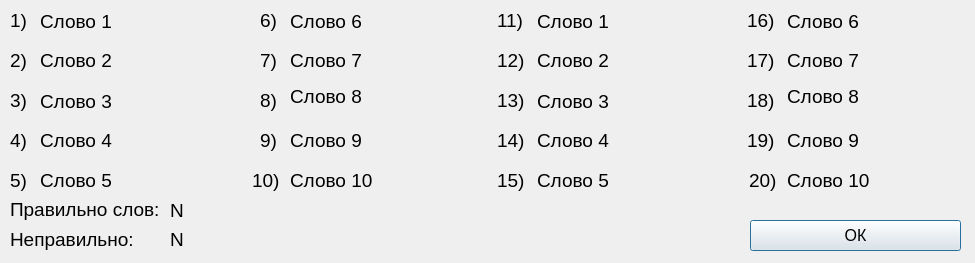
<?xml version="1.0" encoding="UTF-8"?>
<ui version="4.0">
 <class>Answer20Words</class>
 <widget class="QDialog" name="Answer20Words">
  <property name="geometry">
   <rect>
    <x>0</x>
    <y>0</y>
    <width>975</width>
    <height>263</height>
   </rect>
  </property>
  <property name="sizePolicy">
   <sizepolicy hsizetype="Fixed" vsizetype="Fixed">
    <horstretch>0</horstretch>
    <verstretch>0</verstretch>
   </sizepolicy>
  </property>
  <property name="windowTitle">
   <string>Ответы</string>
  </property>
  <widget class="QLabel" name="word17">
   <property name="geometry">
    <rect>
     <x>787</x>
     <y>40</y>
     <width>201</width>
     <height>41</height>
    </rect>
   </property>
   <property name="font">
    <font>
     <pointsize>14</pointsize>
    </font>
   </property>
   <property name="text">
    <string>Слово 7</string>
   </property>
  </widget>
  <widget class="QLabel" name="label_5">
   <property name="geometry">
    <rect>
     <x>10</x>
     <y>165</y>
     <width>21</width>
     <height>31</height>
    </rect>
   </property>
   <property name="font">
    <font>
     <pointsize>14</pointsize>
    </font>
   </property>
   <property name="text">
    <string>5)</string>
   </property>
  </widget>
  <widget class="QLabel" name="word12">
   <property name="geometry">
    <rect>
     <x>537</x>
     <y>40</y>
     <width>201</width>
     <height>41</height>
    </rect>
   </property>
   <property name="font">
    <font>
     <pointsize>14</pointsize>
    </font>
   </property>
   <property name="text">
    <string>Слово 2</string>
   </property>
  </widget>
  <widget class="QLabel" name="label_2">
   <property name="geometry">
    <rect>
     <x>10</x>
     <y>45</y>
     <width>21</width>
     <height>31</height>
    </rect>
   </property>
   <property name="font">
    <font>
     <pointsize>14</pointsize>
    </font>
   </property>
   <property name="text">
    <string>2)</string>
   </property>
  </widget>
  <widget class="QLabel" name="label_37">
   <property name="geometry">
    <rect>
     <x>497</x>
     <y>5</y>
     <width>31</width>
     <height>31</height>
    </rect>
   </property>
   <property name="font">
    <font>
     <pointsize>14</pointsize>
    </font>
   </property>
   <property name="text">
    <string>11)</string>
   </property>
  </widget>
  <widget class="QLabel" name="word1">
   <property name="geometry">
    <rect>
     <x>40</x>
     <y>1</y>
     <width>201</width>
     <height>41</height>
    </rect>
   </property>
   <property name="font">
    <font>
     <pointsize>14</pointsize>
    </font>
   </property>
   <property name="text">
    <string>Слово 1</string>
   </property>
  </widget>
  <widget class="QLabel" name="label_24">
   <property name="geometry">
    <rect>
     <x>749</x>
     <y>165</y>
     <width>31</width>
     <height>31</height>
    </rect>
   </property>
   <property name="font">
    <font>
     <pointsize>14</pointsize>
    </font>
   </property>
   <property name="text">
    <string>20)</string>
   </property>
  </widget>
  <widget class="QLabel" name="label_31">
   <property name="geometry">
    <rect>
     <x>497</x>
     <y>165</y>
     <width>31</width>
     <height>31</height>
    </rect>
   </property>
   <property name="font">
    <font>
     <pointsize>14</pointsize>
    </font>
   </property>
   <property name="text">
    <string>15)</string>
   </property>
  </widget>
  <widget class="QLabel" name="label_25">
   <property name="geometry">
    <rect>
     <x>747</x>
     <y>85</y>
     <width>31</width>
     <height>31</height>
    </rect>
   </property>
   <property name="font">
    <font>
     <pointsize>14</pointsize>
    </font>
   </property>
   <property name="text">
    <string>18)</string>
   </property>
  </widget>
  <widget class="QLabel" name="label_41">
   <property name="geometry">
    <rect>
     <x>747</x>
     <y>45</y>
     <width>31</width>
     <height>31</height>
    </rect>
   </property>
   <property name="font">
    <font>
     <pointsize>14</pointsize>
    </font>
   </property>
   <property name="text">
    <string>17)</string>
   </property>
  </widget>
  <widget class="QLabel" name="word8">
   <property name="geometry">
    <rect>
     <x>290</x>
     <y>71</y>
     <width>201</width>
     <height>51</height>
    </rect>
   </property>
   <property name="font">
    <font>
     <pointsize>14</pointsize>
    </font>
   </property>
   <property name="text">
    <string>Слово 8</string>
   </property>
  </widget>
  <widget class="QLabel" name="word20">
   <property name="geometry">
    <rect>
     <x>787</x>
     <y>160</y>
     <width>201</width>
     <height>41</height>
    </rect>
   </property>
   <property name="font">
    <font>
     <pointsize>14</pointsize>
    </font>
   </property>
   <property name="text">
    <string>Слово 10</string>
   </property>
  </widget>
  <widget class="QLabel" name="word14">
   <property name="geometry">
    <rect>
     <x>537</x>
     <y>120</y>
     <width>201</width>
     <height>41</height>
    </rect>
   </property>
   <property name="font">
    <font>
     <pointsize>14</pointsize>
    </font>
   </property>
   <property name="text">
    <string>Слово 4</string>
   </property>
  </widget>
  <widget class="QLabel" name="word19">
   <property name="geometry">
    <rect>
     <x>787</x>
     <y>120</y>
     <width>201</width>
     <height>41</height>
    </rect>
   </property>
   <property name="font">
    <font>
     <pointsize>14</pointsize>
    </font>
   </property>
   <property name="text">
    <string>Слово 9</string>
   </property>
  </widget>
  <widget class="QLabel" name="label_6">
   <property name="geometry">
    <rect>
     <x>260</x>
     <y>5</y>
     <width>21</width>
     <height>31</height>
    </rect>
   </property>
   <property name="font">
    <font>
     <pointsize>14</pointsize>
    </font>
   </property>
   <property name="text">
    <string>6)</string>
   </property>
  </widget>
  <widget class="QLabel" name="word15">
   <property name="geometry">
    <rect>
     <x>537</x>
     <y>160</y>
     <width>201</width>
     <height>41</height>
    </rect>
   </property>
   <property name="font">
    <font>
     <pointsize>14</pointsize>
    </font>
   </property>
   <property name="text">
    <string>Слово 5</string>
   </property>
  </widget>
  <widget class="QLabel" name="word2">
   <property name="geometry">
    <rect>
     <x>40</x>
     <y>40</y>
     <width>201</width>
     <height>41</height>
    </rect>
   </property>
   <property name="font">
    <font>
     <pointsize>14</pointsize>
    </font>
   </property>
   <property name="text">
    <string>Слово 2</string>
   </property>
  </widget>
  <widget class="QLabel" name="word9">
   <property name="geometry">
    <rect>
     <x>290</x>
     <y>120</y>
     <width>201</width>
     <height>41</height>
    </rect>
   </property>
   <property name="font">
    <font>
     <pointsize>14</pointsize>
    </font>
   </property>
   <property name="text">
    <string>Слово 9</string>
   </property>
  </widget>
  <widget class="QLabel" name="word18">
   <property name="geometry">
    <rect>
     <x>787</x>
     <y>71</y>
     <width>201</width>
     <height>51</height>
    </rect>
   </property>
   <property name="font">
    <font>
     <pointsize>14</pointsize>
    </font>
   </property>
   <property name="text">
    <string>Слово 8</string>
   </property>
  </widget>
  <widget class="QLabel" name="label_35">
   <property name="geometry">
    <rect>
     <x>747</x>
     <y>5</y>
     <width>31</width>
     <height>31</height>
    </rect>
   </property>
   <property name="font">
    <font>
     <pointsize>14</pointsize>
    </font>
   </property>
   <property name="text">
    <string>16)</string>
   </property>
  </widget>
  <widget class="QLabel" name="label_3">
   <property name="geometry">
    <rect>
     <x>10</x>
     <y>85</y>
     <width>21</width>
     <height>31</height>
    </rect>
   </property>
   <property name="font">
    <font>
     <pointsize>14</pointsize>
    </font>
   </property>
   <property name="text">
    <string>3)</string>
   </property>
  </widget>
  <widget class="QLabel" name="label_39">
   <property name="geometry">
    <rect>
     <x>497</x>
     <y>125</y>
     <width>31</width>
     <height>31</height>
    </rect>
   </property>
   <property name="font">
    <font>
     <pointsize>14</pointsize>
    </font>
   </property>
   <property name="text">
    <string>14)</string>
   </property>
  </widget>
  <widget class="QLabel" name="word4">
   <property name="geometry">
    <rect>
     <x>40</x>
     <y>120</y>
     <width>201</width>
     <height>41</height>
    </rect>
   </property>
   <property name="font">
    <font>
     <pointsize>14</pointsize>
    </font>
   </property>
   <property name="text">
    <string>Слово 4</string>
   </property>
  </widget>
  <widget class="QLabel" name="label_7">
   <property name="geometry">
    <rect>
     <x>260</x>
     <y>45</y>
     <width>21</width>
     <height>31</height>
    </rect>
   </property>
   <property name="font">
    <font>
     <pointsize>14</pointsize>
    </font>
   </property>
   <property name="text">
    <string>7)</string>
   </property>
  </widget>
  <widget class="QLabel" name="label_28">
   <property name="geometry">
    <rect>
     <x>747</x>
     <y>125</y>
     <width>31</width>
     <height>31</height>
    </rect>
   </property>
   <property name="font">
    <font>
     <pointsize>14</pointsize>
    </font>
   </property>
   <property name="text">
    <string>19)</string>
   </property>
  </widget>
  <widget class="QLabel" name="word10">
   <property name="geometry">
    <rect>
     <x>290</x>
     <y>160</y>
     <width>201</width>
     <height>41</height>
    </rect>
   </property>
   <property name="font">
    <font>
     <pointsize>14</pointsize>
    </font>
   </property>
   <property name="text">
    <string>Слово 10</string>
   </property>
  </widget>
  <widget class="QLabel" name="word5">
   <property name="geometry">
    <rect>
     <x>40</x>
     <y>160</y>
     <width>201</width>
     <height>41</height>
    </rect>
   </property>
   <property name="font">
    <font>
     <pointsize>14</pointsize>
    </font>
   </property>
   <property name="text">
    <string>Слово 5</string>
   </property>
  </widget>
  <widget class="QLabel" name="label_10">
   <property name="geometry">
    <rect>
     <x>252</x>
     <y>165</y>
     <width>31</width>
     <height>31</height>
    </rect>
   </property>
   <property name="font">
    <font>
     <pointsize>14</pointsize>
    </font>
   </property>
   <property name="text">
    <string>10)</string>
   </property>
  </widget>
  <widget class="QLabel" name="label_1">
   <property name="geometry">
    <rect>
     <x>10</x>
     <y>5</y>
     <width>21</width>
     <height>31</height>
    </rect>
   </property>
   <property name="font">
    <font>
     <pointsize>14</pointsize>
    </font>
   </property>
   <property name="text">
    <string>1)</string>
   </property>
  </widget>
  <widget class="QLabel" name="label_9">
   <property name="geometry">
    <rect>
     <x>260</x>
     <y>125</y>
     <width>21</width>
     <height>31</height>
    </rect>
   </property>
   <property name="font">
    <font>
     <pointsize>14</pointsize>
    </font>
   </property>
   <property name="text">
    <string>9)</string>
   </property>
  </widget>
  <widget class="QLabel" name="word16">
   <property name="geometry">
    <rect>
     <x>787</x>
     <y>1</y>
     <width>201</width>
     <height>41</height>
    </rect>
   </property>
   <property name="font">
    <font>
     <pointsize>14</pointsize>
    </font>
   </property>
   <property name="text">
    <string>Слово 6</string>
   </property>
  </widget>
  <widget class="QLabel" name="word6">
   <property name="geometry">
    <rect>
     <x>290</x>
     <y>1</y>
     <width>201</width>
     <height>41</height>
    </rect>
   </property>
   <property name="font">
    <font>
     <pointsize>14</pointsize>
    </font>
   </property>
   <property name="text">
    <string>Слово 6</string>
   </property>
  </widget>
  <widget class="QLabel" name="label_26">
   <property name="geometry">
    <rect>
     <x>497</x>
     <y>45</y>
     <width>31</width>
     <height>31</height>
    </rect>
   </property>
   <property name="font">
    <font>
     <pointsize>14</pointsize>
    </font>
   </property>
   <property name="text">
    <string>12)</string>
   </property>
  </widget>
  <widget class="QLabel" name="word3">
   <property name="geometry">
    <rect>
     <x>40</x>
     <y>81</y>
     <width>201</width>
     <height>41</height>
    </rect>
   </property>
   <property name="font">
    <font>
     <pointsize>14</pointsize>
    </font>
   </property>
   <property name="text">
    <string>Слово 3</string>
   </property>
  </widget>
  <widget class="QLabel" name="label_8">
   <property name="geometry">
    <rect>
     <x>260</x>
     <y>85</y>
     <width>21</width>
     <height>31</height>
    </rect>
   </property>
   <property name="font">
    <font>
     <pointsize>14</pointsize>
    </font>
   </property>
   <property name="text">
    <string>8)</string>
   </property>
  </widget>
  <widget class="QLabel" name="label_4">
   <property name="geometry">
    <rect>
     <x>10</x>
     <y>125</y>
     <width>21</width>
     <height>31</height>
    </rect>
   </property>
   <property name="font">
    <font>
     <pointsize>14</pointsize>
    </font>
   </property>
   <property name="text">
    <string>4)</string>
   </property>
  </widget>
  <widget class="QLabel" name="label_34">
   <property name="geometry">
    <rect>
     <x>497</x>
     <y>85</y>
     <width>31</width>
     <height>31</height>
    </rect>
   </property>
   <property name="font">
    <font>
     <pointsize>14</pointsize>
    </font>
   </property>
   <property name="text">
    <string>13)</string>
   </property>
  </widget>
  <widget class="QLabel" name="word11">
   <property name="geometry">
    <rect>
     <x>537</x>
     <y>1</y>
     <width>201</width>
     <height>41</height>
    </rect>
   </property>
   <property name="font">
    <font>
     <pointsize>14</pointsize>
    </font>
   </property>
   <property name="text">
    <string>Слово 1</string>
   </property>
  </widget>
  <widget class="QLabel" name="word13">
   <property name="geometry">
    <rect>
     <x>537</x>
     <y>81</y>
     <width>201</width>
     <height>41</height>
    </rect>
   </property>
   <property name="font">
    <font>
     <pointsize>14</pointsize>
    </font>
   </property>
   <property name="text">
    <string>Слово 3</string>
   </property>
  </widget>
  <widget class="QLabel" name="word7">
   <property name="geometry">
    <rect>
     <x>290</x>
     <y>40</y>
     <width>201</width>
     <height>41</height>
    </rect>
   </property>
   <property name="font">
    <font>
     <pointsize>14</pointsize>
    </font>
   </property>
   <property name="text">
    <string>Слово 7</string>
   </property>
  </widget>
  <widget class="QPushButton" name="pushButton">
   <property name="geometry">
    <rect>
     <x>750</x>
     <y>220</y>
     <width>211</width>
     <height>31</height>
    </rect>
   </property>
   <property name="font">
    <font>
     <pointsize>12</pointsize>
    </font>
   </property>
   <property name="text">
    <string>ОК</string>
   </property>
  </widget>
  <widget class="QLabel" name="label">
   <property name="geometry">
    <rect>
     <x>10</x>
     <y>199</y>
     <width>151</width>
     <height>21</height>
    </rect>
   </property>
   <property name="font">
    <font>
     <pointsize>14</pointsize>
    </font>
   </property>
   <property name="text">
    <string>Правильно слов:</string>
   </property>
  </widget>
  <widget class="QLabel" name="label_12">
   <property name="geometry">
    <rect>
     <x>170</x>
     <y>229</y>
     <width>91</width>
     <height>21</height>
    </rect>
   </property>
   <property name="font">
    <font>
     <pointsize>14</pointsize>
    </font>
   </property>
   <property name="text">
    <string>N</string>
   </property>
  </widget>
  <widget class="QLabel" name="label_11">
   <property name="geometry">
    <rect>
     <x>10</x>
     <y>229</y>
     <width>151</width>
     <height>21</height>
    </rect>
   </property>
   <property name="font">
    <font>
     <pointsize>14</pointsize>
    </font>
   </property>
   <property name="text">
    <string>Неправильно:</string>
   </property>
  </widget>
  <widget class="QLabel" name="label_13">
   <property name="geometry">
    <rect>
     <x>170</x>
     <y>200</y>
     <width>91</width>
     <height>21</height>
    </rect>
   </property>
   <property name="font">
    <font>
     <pointsize>14</pointsize>
    </font>
   </property>
   <property name="text">
    <string>N</string>
   </property>
  </widget>
 </widget>
 <resources/>
 <connections/>
</ui>
